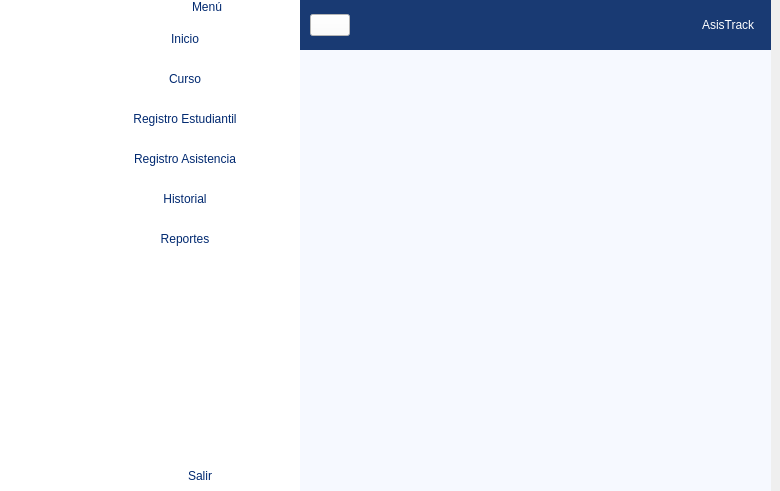
<?xml version="1.0" encoding="UTF-8"?>
<ui version="4.0">
 <class>DashboardController</class>
 <widget class="QWidget" name="DashboardController">
  <property name="geometry">
   <rect>
    <x>0</x>
    <y>0</y>
    <width>780</width>
    <height>491</height>
   </rect>
  </property>
  <property name="windowTitle">
   <string>Dashboard</string>
  </property>
  <layout class="QGridLayout" name="gridLayout">
   <property name="leftMargin">
    <number>0</number>
   </property>
   <property name="topMargin">
    <number>0</number>
   </property>
   <property name="rightMargin">
    <number>0</number>
   </property>
   <property name="bottomMargin">
    <number>0</number>
   </property>
   <property name="spacing">
    <number>0</number>
   </property>
   <item row="0" column="2">
    <widget class="QWidget" name="widget_3" native="true">
     <layout class="QVBoxLayout" name="verticalLayout_6" stretch="0,0">
      <property name="spacing">
       <number>0</number>
      </property>
      <property name="leftMargin">
       <number>0</number>
      </property>
      <property name="topMargin">
       <number>0</number>
      </property>
      <property name="bottomMargin">
       <number>0</number>
      </property>
      <item>
       <widget class="QWidget" name="widget" native="true">
        <property name="minimumSize">
         <size>
          <width>0</width>
          <height>50</height>
         </size>
        </property>
        <property name="styleSheet">
         <string notr="true">background-color: rgb(25, 58, 115);</string>
        </property>
        <layout class="QHBoxLayout" name="horizontalLayout_4">
         <property name="spacing">
          <number>6</number>
         </property>
         <property name="leftMargin">
          <number>10</number>
         </property>
         <property name="topMargin">
          <number>0</number>
         </property>
         <property name="rightMargin">
          <number>15</number>
         </property>
         <property name="bottomMargin">
          <number>0</number>
         </property>
         <item>
          <widget class="QPushButton" name="hamburguesa">
           <property name="styleSheet">
            <string notr="true">background-color: rgb(255, 255, 255);</string>
           </property>
           <property name="text">
            <string/>
           </property>
           <property name="icon">
            <iconset resource="../resources/resources.qrc">
             <normaloff>:/icons/icons/icons8-menú-30.png</normaloff>:/icons/icons/icons8-menú-30.png</iconset>
           </property>
           <property name="checkable">
            <bool>true</bool>
           </property>
           <property name="autoExclusive">
            <bool>false</bool>
           </property>
          </widget>
         </item>
         <item>
          <spacer name="horizontalSpacer">
           <property name="orientation">
            <enum>Qt::Horizontal</enum>
           </property>
           <property name="sizeHint" stdset="0">
            <size>
             <width>40</width>
             <height>20</height>
            </size>
           </property>
          </spacer>
         </item>
         <item>
          <widget class="QLabel" name="label">
           <property name="styleSheet">
            <string notr="true">color: rgb(255, 255, 255);
font: 700 18pt &quot;Segoe UI&quot;;</string>
           </property>
           <property name="text">
            <string>AsisTrack</string>
           </property>
          </widget>
         </item>
        </layout>
       </widget>
      </item>
      <item>
       <widget class="QStackedWidget" name="stackedWidget">
        <property name="styleSheet">
         <string notr="true">background-color: rgb(246, 249, 255);</string>
        </property>
        <property name="currentIndex">
         <number>4</number>
        </property>
        <widget class="QWidget" name="Inicio">
         <layout class="QHBoxLayout" name="horizontalLayout_19"/>
        </widget>
        <widget class="QWidget" name="Curso">
         <layout class="QGridLayout" name="gridLayout_2"/>
        </widget>
        <widget class="QWidget" name="Inscripcion">
         <layout class="QGridLayout" name="gridLayout_7"/>
        </widget>
        <widget class="QWidget" name="Asistencia">
         <layout class="QGridLayout" name="gridLayout_3"/>
        </widget>
        <widget class="QWidget" name="historial">
         <layout class="QGridLayout" name="gridLayout_5"/>
        </widget>
        <widget class="QWidget" name="reportes"/>
       </widget>
      </item>
     </layout>
    </widget>
   </item>
   <item row="0" column="0">
    <widget class="QWidget" name="icon_only_widget" native="true">
     <property name="minimumSize">
      <size>
       <width>100</width>
       <height>0</height>
      </size>
     </property>
     <property name="maximumSize">
      <size>
       <width>50</width>
       <height>16777215</height>
      </size>
     </property>
     <property name="styleSheet">
      <string notr="true">background-color: rgb(255, 255, 255);</string>
     </property>
     <layout class="QVBoxLayout" name="verticalLayout_4">
      <property name="spacing">
       <number>0</number>
      </property>
      <property name="leftMargin">
       <number>0</number>
      </property>
      <property name="topMargin">
       <number>0</number>
      </property>
      <property name="rightMargin">
       <number>0</number>
      </property>
      <property name="bottomMargin">
       <number>0</number>
      </property>
      <item>
       <layout class="QHBoxLayout" name="horizontalLayout_3">
        <property name="spacing">
         <number>0</number>
        </property>
        <item>
         <spacer name="horizontalSpacer_2">
          <property name="orientation">
           <enum>Qt::Horizontal</enum>
          </property>
          <property name="sizeHint" stdset="0">
           <size>
            <width>40</width>
            <height>20</height>
           </size>
          </property>
         </spacer>
        </item>
        <item>
         <widget class="QLabel" name="logo">
          <property name="minimumSize">
           <size>
            <width>0</width>
            <height>0</height>
           </size>
          </property>
          <property name="maximumSize">
           <size>
            <width>16777215</width>
            <height>80</height>
           </size>
          </property>
          <property name="text">
           <string/>
          </property>
          <property name="pixmap">
           <pixmap resource="../resources/resources.qrc">:/icons/icons/logo_AsisTrack.jpg</pixmap>
          </property>
          <property name="scaledContents">
           <bool>true</bool>
          </property>
         </widget>
        </item>
        <item>
         <spacer name="horizontalSpacer_3">
          <property name="orientation">
           <enum>Qt::Horizontal</enum>
          </property>
          <property name="sizeHint" stdset="0">
           <size>
            <width>40</width>
            <height>20</height>
           </size>
          </property>
         </spacer>
        </item>
       </layout>
      </item>
      <item>
       <layout class="QVBoxLayout" name="verticalLayout_2">
        <property name="spacing">
         <number>10</number>
        </property>
        <item>
         <widget class="QPushButton" name="inicio">
          <property name="enabled">
           <bool>true</bool>
          </property>
          <property name="styleSheet">
           <string notr="true">QPushButton {
    border: none;                 /* Sin borde */
    background-color: white;      /* Fondo blanco por defecto */
    color: #012970;               /* Texto azul oscuro */
    padding: 8px 16px;
    border-radius: 6px;           /* Opcional: esquinas redondeadas */
}

QPushButton:hover {
    background-color: #F6F9FF;    /* Fondo hover */
    color: #012970;               /* Texto hover */
}

QPushButton:pressed {
    background-color: #e0e6f9;    /* Fondo al presionar (ligeramente más oscuro) */
    color: #012970;
}
</string>
          </property>
          <property name="text">
           <string/>
          </property>
          <property name="icon">
           <iconset resource="../resources/resources.qrc">
            <normaloff>:/icons/icons/icons8-casa-50 (1).png</normaloff>:/icons/icons/icons8-casa-50 (1).png</iconset>
          </property>
          <property name="checkable">
           <bool>true</bool>
          </property>
          <property name="autoExclusive">
           <bool>true</bool>
          </property>
         </widget>
        </item>
        <item>
         <widget class="QPushButton" name="curso">
          <property name="styleSheet">
           <string notr="true">QPushButton {
    border: none;                 /* Sin borde */
    background-color: white;      /* Fondo blanco por defecto */
    color: #012970;               /* Texto azul oscuro */
    padding: 8px 16px;
    border-radius: 6px;           /* Opcional: esquinas redondeadas */
}

QPushButton:hover {
    background-color: #F6F9FF;    /* Fondo hover */
    color: #012970;               /* Texto hover */
}

QPushButton:pressed {
    background-color: #e0e6f9;    /* Fondo al presionar (ligeramente más oscuro) */
    color: #012970;
}
</string>
          </property>
          <property name="text">
           <string/>
          </property>
          <property name="icon">
           <iconset resource="../resources/resources.qrc">
            <normaloff>:/icons/icons/icons8-cursos-50 (1).png</normaloff>:/icons/icons/icons8-cursos-50 (1).png</iconset>
          </property>
          <property name="checkable">
           <bool>true</bool>
          </property>
          <property name="autoExclusive">
           <bool>true</bool>
          </property>
         </widget>
        </item>
        <item>
         <widget class="QPushButton" name="registro_estudiantil">
          <property name="styleSheet">
           <string notr="true">QPushButton {
    border: none;                 /* Sin borde */
    background-color: white;      /* Fondo blanco por defecto */
    color: #012970;               /* Texto azul oscuro */
    padding: 8px 16px;
    border-radius: 6px;           /* Opcional: esquinas redondeadas */
}

QPushButton:hover {
    background-color: #F6F9FF;    /* Fondo hover */
    color: #012970;               /* Texto hover */
}

QPushButton:pressed {
    background-color: #e0e6f9;    /* Fondo al presionar (ligeramente más oscuro) */
    color: #012970;
}
</string>
          </property>
          <property name="text">
           <string/>
          </property>
          <property name="icon">
           <iconset resource="../resources/resources.qrc">
            <normaloff>:/icons/icons/icons8-estudiante-masculino-50.png</normaloff>:/icons/icons/icons8-estudiante-masculino-50.png</iconset>
          </property>
          <property name="checkable">
           <bool>true</bool>
          </property>
          <property name="autoExclusive">
           <bool>true</bool>
          </property>
         </widget>
        </item>
        <item>
         <widget class="QPushButton" name="registro_asistencia">
          <property name="styleSheet">
           <string notr="true">QPushButton {
    border: none;                 /* Sin borde */
    background-color: white;      /* Fondo blanco por defecto */
    color: #012970;               /* Texto azul oscuro */
    padding: 8px 16px;
    border-radius: 6px;           /* Opcional: esquinas redondeadas */
}

QPushButton:hover {
    background-color: #F6F9FF;    /* Fondo hover */
    color: #012970;               /* Texto hover */
}

QPushButton:pressed {
    background-color: #e0e6f9;    /* Fondo al presionar (ligeramente más oscuro) */
    color: #012970;
}
</string>
          </property>
          <property name="text">
           <string/>
          </property>
          <property name="icon">
           <iconset resource="../resources/resources.qrc">
            <normaloff>:/icons/icons/icons8-registro-50.png</normaloff>:/icons/icons/icons8-registro-50.png</iconset>
          </property>
          <property name="checkable">
           <bool>true</bool>
          </property>
          <property name="autoExclusive">
           <bool>true</bool>
          </property>
         </widget>
        </item>
        <item>
         <widget class="QPushButton" name="historial_2">
          <property name="styleSheet">
           <string notr="true">QPushButton {
    border: none;                 /* Sin borde */
    background-color: white;      /* Fondo blanco por defecto */
    color: #012970;               /* Texto azul oscuro */
    padding: 8px 16px;
    border-radius: 6px;           /* Opcional: esquinas redondeadas */
}

QPushButton:hover {
    background-color: #F6F9FF;    /* Fondo hover */
    color: #012970;               /* Texto hover */
}

QPushButton:pressed {
    background-color: #e0e6f9;    /* Fondo al presionar (ligeramente más oscuro) */
    color: #012970;
}
</string>
          </property>
          <property name="text">
           <string/>
          </property>
          <property name="icon">
           <iconset resource="../resources/resources.qrc">
            <normaloff>:/icons/icons/icons8-gráfico-de-salud-50.png</normaloff>:/icons/icons/icons8-gráfico-de-salud-50.png</iconset>
          </property>
          <property name="checkable">
           <bool>true</bool>
          </property>
          <property name="autoExclusive">
           <bool>true</bool>
          </property>
         </widget>
        </item>
        <item>
         <widget class="QPushButton" name="reportes_2">
          <property name="styleSheet">
           <string notr="true">QPushButton {
    border: none;                 /* Sin borde */
    background-color: white;      /* Fondo blanco por defecto */
    color: #012970;               /* Texto azul oscuro */
    padding: 8px 16px;
    border-radius: 6px;           /* Opcional: esquinas redondeadas */
}

QPushButton:hover {
    background-color: #F6F9FF;    /* Fondo hover */
    color: #012970;               /* Texto hover */
}

QPushButton:pressed {
    background-color: #e0e6f9;    /* Fondo al presionar (ligeramente más oscuro) */
    color: #012970;
}
</string>
          </property>
          <property name="text">
           <string/>
          </property>
          <property name="icon">
           <iconset resource="../resources/resources.qrc">
            <normaloff>:/icons/icons/icons8-estadística-64.png</normaloff>:/icons/icons/icons8-estadística-64.png</iconset>
          </property>
          <property name="checkable">
           <bool>true</bool>
          </property>
          <property name="autoExclusive">
           <bool>true</bool>
          </property>
         </widget>
        </item>
       </layout>
      </item>
      <item>
       <spacer name="verticalSpacer">
        <property name="orientation">
         <enum>Qt::Vertical</enum>
        </property>
        <property name="sizeHint" stdset="0">
         <size>
          <width>20</width>
          <height>313</height>
         </size>
        </property>
       </spacer>
      </item>
      <item>
       <widget class="QPushButton" name="salir">
        <property name="styleSheet">
         <string notr="true">QPushButton {
    border: none;                 /* Sin borde */
    background-color: white;      /* Fondo blanco por defecto */
    color: #012970;               /* Texto azul oscuro */
    padding: 8px 16px;
    border-radius: 6px;           /* Opcional: esquinas redondeadas */
}

QPushButton:hover {
    background-color: #F6F9FF;    /* Fondo hover */
    color: #012970;               /* Texto hover */
}

QPushButton:pressed {
    background-color: #e0e6f9;    /* Fondo al presionar (ligeramente más oscuro) */
    color: #012970;
}
</string>
        </property>
        <property name="text">
         <string/>
        </property>
        <property name="icon">
         <iconset resource="../resources/resources.qrc">
          <normaloff>:/icons/icons/icons8-salida-30.png</normaloff>:/icons/icons/icons8-salida-30.png</iconset>
        </property>
       </widget>
      </item>
      <item>
       <spacer name="verticalSpacer_3">
        <property name="orientation">
         <enum>Qt::Vertical</enum>
        </property>
        <property name="sizeHint" stdset="0">
         <size>
          <width>20</width>
          <height>40</height>
         </size>
        </property>
       </spacer>
      </item>
     </layout>
    </widget>
   </item>
   <item row="0" column="1">
    <widget class="QWidget" name="widget_2" native="true">
     <property name="minimumSize">
      <size>
       <width>200</width>
       <height>0</height>
      </size>
     </property>
     <property name="maximumSize">
      <size>
       <width>16777215</width>
       <height>16777215</height>
      </size>
     </property>
     <property name="styleSheet">
      <string notr="true">background-color: rgb(255, 255, 255);</string>
     </property>
     <layout class="QVBoxLayout" name="verticalLayout_5">
      <property name="leftMargin">
       <number>0</number>
      </property>
      <property name="topMargin">
       <number>0</number>
      </property>
      <property name="rightMargin">
       <number>0</number>
      </property>
      <property name="bottomMargin">
       <number>0</number>
      </property>
      <item>
       <layout class="QVBoxLayout" name="verticalLayout_3">
        <property name="spacing">
         <number>10</number>
        </property>
        <property name="topMargin">
         <number>0</number>
        </property>
        <property name="rightMargin">
         <number>30</number>
        </property>
        <property name="bottomMargin">
         <number>0</number>
        </property>
        <item>
         <layout class="QHBoxLayout" name="horizontalLayout_2">
          <property name="spacing">
           <number>13</number>
          </property>
          <item>
           <widget class="QLabel" name="logo_4">
            <property name="maximumSize">
             <size>
              <width>120</width>
              <height>100</height>
             </size>
            </property>
            <property name="text">
             <string/>
            </property>
            <property name="pixmap">
             <pixmap resource="../resources/resources.qrc">:/icons/icons/logo_AsisTrack.jpg</pixmap>
            </property>
            <property name="scaledContents">
             <bool>true</bool>
            </property>
           </widget>
          </item>
          <item>
           <widget class="QLabel" name="Manu_3">
            <property name="styleSheet">
             <string notr="true">font: 700 16pt &quot;Segoe UI&quot;;
color: #012970;</string>
            </property>
            <property name="text">
             <string>Menú</string>
            </property>
            <property name="wordWrap">
             <bool>true</bool>
            </property>
           </widget>
          </item>
         </layout>
        </item>
        <item>
         <widget class="QPushButton" name="inicio_2">
          <property name="styleSheet">
           <string notr="true">QPushButton {
    border: none;                 /* Sin borde */
    background-color: white;      /* Fondo blanco por defecto */
    color: #012970;               /* Texto azul oscuro */
    padding: 8px 16px;
    border-radius: 6px;           /* Opcional: esquinas redondeadas */
}

QPushButton:hover {
    background-color: #F6F9FF;    /* Fondo hover */
    color: #012970;               /* Texto hover */
}

QPushButton:pressed {
    background-color: #e0e6f9;    /* Fondo al presionar (ligeramente más oscuro) */
    color: #012970;
}
</string>
          </property>
          <property name="text">
           <string>Inicio</string>
          </property>
          <property name="icon">
           <iconset resource="../resources/resources.qrc">
            <normaloff>:/icons/icons/icons8-casa-50 (1).png</normaloff>:/icons/icons/icons8-casa-50 (1).png</iconset>
          </property>
          <property name="checkable">
           <bool>true</bool>
          </property>
          <property name="autoExclusive">
           <bool>true</bool>
          </property>
         </widget>
        </item>
        <item>
         <widget class="QPushButton" name="curso_2">
          <property name="styleSheet">
           <string notr="true">QPushButton {
    border: none;                 /* Sin borde */
    background-color: white;      /* Fondo blanco por defecto */
    color: #012970;               /* Texto azul oscuro */
    padding: 8px 16px;
    border-radius: 6px;           /* Opcional: esquinas redondeadas */
}

QPushButton:hover {
    background-color: #F6F9FF;    /* Fondo hover */
    color: #012970;               /* Texto hover */
}

QPushButton:pressed {
    background-color: #e0e6f9;    /* Fondo al presionar (ligeramente más oscuro) */
    color: #012970;
}
</string>
          </property>
          <property name="text">
           <string>Curso</string>
          </property>
          <property name="icon">
           <iconset resource="../resources/resources.qrc">
            <normaloff>:/icons/icons/icons8-cursos-50 (1).png</normaloff>:/icons/icons/icons8-cursos-50 (1).png</iconset>
          </property>
          <property name="checkable">
           <bool>true</bool>
          </property>
          <property name="autoExclusive">
           <bool>true</bool>
          </property>
         </widget>
        </item>
        <item>
         <widget class="QPushButton" name="registro_estudiantil_2">
          <property name="styleSheet">
           <string notr="true">QPushButton {
    border: none;                 /* Sin borde */
    background-color: white;      /* Fondo blanco por defecto */
    color: #012970;               /* Texto azul oscuro */
    padding: 8px 16px;
    border-radius: 6px;           /* Opcional: esquinas redondeadas */
}

QPushButton:hover {
    background-color: #F6F9FF;    /* Fondo hover */
    color: #012970;               /* Texto hover */
}

QPushButton:pressed {
    background-color: #e0e6f9;    /* Fondo al presionar (ligeramente más oscuro) */
    color: #012970;
}
</string>
          </property>
          <property name="text">
           <string>Registro Estudiantil</string>
          </property>
          <property name="icon">
           <iconset resource="../resources/resources.qrc">
            <normaloff>:/icons/icons/icons8-estudiante-masculino-50.png</normaloff>:/icons/icons/icons8-estudiante-masculino-50.png</iconset>
          </property>
          <property name="checkable">
           <bool>true</bool>
          </property>
          <property name="autoExclusive">
           <bool>true</bool>
          </property>
         </widget>
        </item>
        <item>
         <widget class="QPushButton" name="registro_asistencia_2">
          <property name="styleSheet">
           <string notr="true">QPushButton {
    border: none;                 /* Sin borde */
    background-color: white;      /* Fondo blanco por defecto */
    color: #012970;               /* Texto azul oscuro */
    padding: 8px 16px;
    border-radius: 6px;           /* Opcional: esquinas redondeadas */
}

QPushButton:hover {
    background-color: #F6F9FF;    /* Fondo hover */
    color: #012970;               /* Texto hover */
}

QPushButton:pressed {
    background-color: #e0e6f9;    /* Fondo al presionar (ligeramente más oscuro) */
    color: #012970;
}
</string>
          </property>
          <property name="text">
           <string>Registro Asistencia</string>
          </property>
          <property name="icon">
           <iconset resource="../resources/resources.qrc">
            <normaloff>:/icons/icons/icons8-registro-50.png</normaloff>:/icons/icons/icons8-registro-50.png</iconset>
          </property>
          <property name="checkable">
           <bool>true</bool>
          </property>
          <property name="autoExclusive">
           <bool>true</bool>
          </property>
         </widget>
        </item>
        <item>
         <widget class="QPushButton" name="historial_3">
          <property name="styleSheet">
           <string notr="true">QPushButton {
    border: none;                 /* Sin borde */
    background-color: white;      /* Fondo blanco por defecto */
    color: #012970;               /* Texto azul oscuro */
    padding: 8px 16px;
    border-radius: 6px;           /* Opcional: esquinas redondeadas */
}

QPushButton:hover {
    background-color: #F6F9FF;    /* Fondo hover */
    color: #012970;               /* Texto hover */
}

QPushButton:pressed {
    background-color: #e0e6f9;    /* Fondo al presionar (ligeramente más oscuro) */
    color: #012970;
}
</string>
          </property>
          <property name="text">
           <string>Historial</string>
          </property>
          <property name="icon">
           <iconset resource="../resources/resources.qrc">
            <normaloff>:/icons/icons/icons8-gráfico-de-salud-50.png</normaloff>:/icons/icons/icons8-gráfico-de-salud-50.png</iconset>
          </property>
          <property name="checkable">
           <bool>true</bool>
          </property>
          <property name="autoExclusive">
           <bool>true</bool>
          </property>
         </widget>
        </item>
        <item>
         <widget class="QPushButton" name="reportes_3">
          <property name="styleSheet">
           <string notr="true">QPushButton {
    border: none;                 /* Sin borde */
    background-color: white;      /* Fondo blanco por defecto */
    color: #012970;               /* Texto azul oscuro */
    padding: 8px 16px;
    border-radius: 6px;           /* Opcional: esquinas redondeadas */
}

QPushButton:hover {
    background-color: #F6F9FF;    /* Fondo hover */
    color: #012970;               /* Texto hover */
}

QPushButton:pressed {
    background-color: #e0e6f9;    /* Fondo al presionar (ligeramente más oscuro) */
    color: #012970;
}
</string>
          </property>
          <property name="text">
           <string>Reportes</string>
          </property>
          <property name="icon">
           <iconset resource="../resources/resources.qrc">
            <normaloff>:/icons/icons/icons8-estadística-64.png</normaloff>:/icons/icons/icons8-estadística-64.png</iconset>
          </property>
          <property name="checkable">
           <bool>true</bool>
          </property>
          <property name="autoExclusive">
           <bool>true</bool>
          </property>
         </widget>
        </item>
       </layout>
      </item>
      <item>
       <spacer name="verticalSpacer_2">
        <property name="orientation">
         <enum>Qt::Vertical</enum>
        </property>
        <property name="sizeHint" stdset="0">
         <size>
          <width>20</width>
          <height>277</height>
         </size>
        </property>
       </spacer>
      </item>
      <item>
       <widget class="QPushButton" name="salir_2">
        <property name="styleSheet">
         <string notr="true">QPushButton {
    border: none;                 /* Sin borde */
    background-color: white;      /* Fondo blanco por defecto */
    color: #012970;               /* Texto azul oscuro */
    padding: 8px 16px;
    border-radius: 6px;           /* Opcional: esquinas redondeadas */
}

QPushButton:hover {
    background-color: #F6F9FF;    /* Fondo hover */
    color: #012970;               /* Texto hover */
}

QPushButton:pressed {
    background-color: #e0e6f9;    /* Fondo al presionar (ligeramente más oscuro) */
    color: #012970;
}
</string>
        </property>
        <property name="text">
         <string>Salir</string>
        </property>
        <property name="icon">
         <iconset resource="../resources/resources.qrc">
          <normaloff>:/icons/icons/icons8-salida-30.png</normaloff>:/icons/icons/icons8-salida-30.png</iconset>
        </property>
       </widget>
      </item>
      <item>
       <spacer name="verticalSpacer_4">
        <property name="orientation">
         <enum>Qt::Vertical</enum>
        </property>
        <property name="sizeHint" stdset="0">
         <size>
          <width>20</width>
          <height>40</height>
         </size>
        </property>
       </spacer>
      </item>
     </layout>
    </widget>
   </item>
  </layout>
 </widget>
 <resources>
  <include location="../resources/resources.qrc"/>
  <include location="resources/resources.qrc"/>
 </resources>
 <connections>
  <connection>
   <sender>historial_2</sender>
   <signal>toggled(bool)</signal>
   <receiver>historial_3</receiver>
   <slot>setChecked(bool)</slot>
   <hints>
    <hint type="sourcelabel">
     <x>107</x>
     <y>159</y>
    </hint>
    <hint type="destinationlabel">
     <x>202</x>
     <y>175</y>
    </hint>
   </hints>
  </connection>
  <connection>
   <sender>registro_asistencia</sender>
   <signal>toggled(bool)</signal>
   <receiver>registro_asistencia_2</receiver>
   <slot>setChecked(bool)</slot>
   <hints>
    <hint type="sourcelabel">
     <x>143</x>
     <y>136</y>
    </hint>
    <hint type="destinationlabel">
     <x>182</x>
     <y>152</y>
    </hint>
   </hints>
  </connection>
  <connection>
   <sender>registro_estudiantil</sender>
   <signal>toggled(bool)</signal>
   <receiver>registro_estudiantil_2</receiver>
   <slot>setChecked(bool)</slot>
   <hints>
    <hint type="sourcelabel">
     <x>117</x>
     <y>111</y>
    </hint>
    <hint type="destinationlabel">
     <x>225</x>
     <y>126</y>
    </hint>
   </hints>
  </connection>
  <connection>
   <sender>curso</sender>
   <signal>toggled(bool)</signal>
   <receiver>curso_2</receiver>
   <slot>setChecked(bool)</slot>
   <hints>
    <hint type="sourcelabel">
     <x>131</x>
     <y>90</y>
    </hint>
    <hint type="destinationlabel">
     <x>176</x>
     <y>104</y>
    </hint>
   </hints>
  </connection>
  <connection>
   <sender>inicio</sender>
   <signal>toggled(bool)</signal>
   <receiver>inicio_2</receiver>
   <slot>setChecked(bool)</slot>
   <hints>
    <hint type="sourcelabel">
     <x>141</x>
     <y>64</y>
    </hint>
    <hint type="destinationlabel">
     <x>188</x>
     <y>78</y>
    </hint>
   </hints>
  </connection>
  <connection>
   <sender>inicio_2</sender>
   <signal>toggled(bool)</signal>
   <receiver>inicio</receiver>
   <slot>setChecked(bool)</slot>
   <hints>
    <hint type="sourcelabel">
     <x>178</x>
     <y>83</y>
    </hint>
    <hint type="destinationlabel">
     <x>123</x>
     <y>70</y>
    </hint>
   </hints>
  </connection>
  <connection>
   <sender>curso_2</sender>
   <signal>toggled(bool)</signal>
   <receiver>curso</receiver>
   <slot>setChecked(bool)</slot>
   <hints>
    <hint type="sourcelabel">
     <x>223</x>
     <y>105</y>
    </hint>
    <hint type="destinationlabel">
     <x>100</x>
     <y>93</y>
    </hint>
   </hints>
  </connection>
  <connection>
   <sender>registro_estudiantil_2</sender>
   <signal>toggled(bool)</signal>
   <receiver>registro_estudiantil</receiver>
   <slot>setChecked(bool)</slot>
   <hints>
    <hint type="sourcelabel">
     <x>205</x>
     <y>130</y>
    </hint>
    <hint type="destinationlabel">
     <x>103</x>
     <y>118</y>
    </hint>
   </hints>
  </connection>
  <connection>
   <sender>registro_asistencia_2</sender>
   <signal>toggled(bool)</signal>
   <receiver>registro_asistencia</receiver>
   <slot>setChecked(bool)</slot>
   <hints>
    <hint type="sourcelabel">
     <x>183</x>
     <y>155</y>
    </hint>
    <hint type="destinationlabel">
     <x>111</x>
     <y>142</y>
    </hint>
   </hints>
  </connection>
  <connection>
   <sender>historial_3</sender>
   <signal>toggled(bool)</signal>
   <receiver>historial_2</receiver>
   <slot>setChecked(bool)</slot>
   <hints>
    <hint type="sourcelabel">
     <x>192</x>
     <y>168</y>
    </hint>
    <hint type="destinationlabel">
     <x>134</x>
     <y>164</y>
    </hint>
   </hints>
  </connection>
  <connection>
   <sender>hamburguesa</sender>
   <signal>toggled(bool)</signal>
   <receiver>icon_only_widget</receiver>
   <slot>setVisible(bool)</slot>
   <hints>
    <hint type="sourcelabel">
     <x>420</x>
     <y>42</y>
    </hint>
    <hint type="destinationlabel">
     <x>126</x>
     <y>315</y>
    </hint>
   </hints>
  </connection>
  <connection>
   <sender>hamburguesa</sender>
   <signal>toggled(bool)</signal>
   <receiver>widget_2</receiver>
   <slot>setHidden(bool)</slot>
   <hints>
    <hint type="sourcelabel">
     <x>411</x>
     <y>46</y>
    </hint>
    <hint type="destinationlabel">
     <x>374</x>
     <y>283</y>
    </hint>
   </hints>
  </connection>
  <connection>
   <sender>reportes_2</sender>
   <signal>toggled(bool)</signal>
   <receiver>reportes_3</receiver>
   <slot>setChecked(bool)</slot>
   <hints>
    <hint type="sourcelabel">
     <x>117</x>
     <y>186</y>
    </hint>
    <hint type="destinationlabel">
     <x>173</x>
     <y>205</y>
    </hint>
   </hints>
  </connection>
  <connection>
   <sender>reportes_3</sender>
   <signal>toggled(bool)</signal>
   <receiver>reportes_2</receiver>
   <slot>setChecked(bool)</slot>
   <hints>
    <hint type="sourcelabel">
     <x>189</x>
     <y>203</y>
    </hint>
    <hint type="destinationlabel">
     <x>127</x>
     <y>190</y>
    </hint>
   </hints>
  </connection>
 </connections>
</ui>
